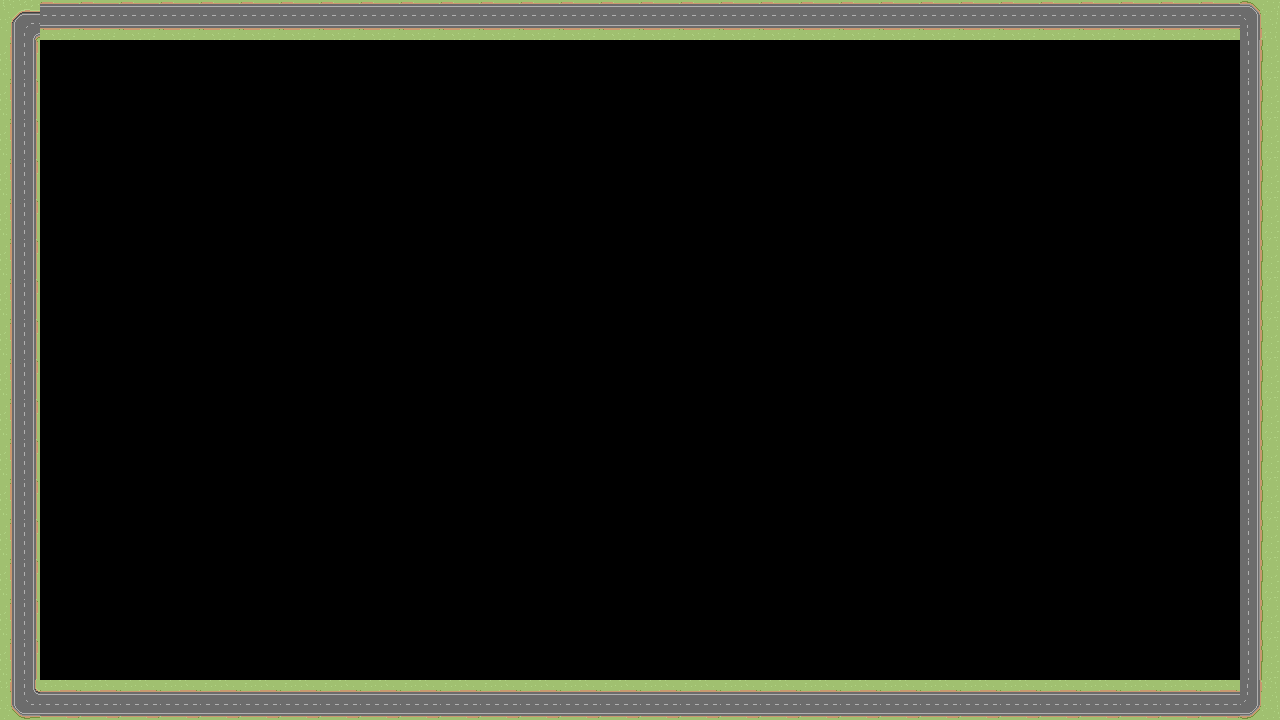

Below is a game level as drawn by its tile map, then a one-line description and the .tmx that defines it (tile-layer data replaced by summaries):
An orthogonal 32x18 tile map with 40x40 px tiles, 1 tile layer (Layer_1).

<map version="1.10" tiledversion="1.10.0" orientation="orthogonal" renderorder="right-down" width="32" height="18" tilewidth="40" tileheight="40" infinite="0" nextlayerid="2" nextobjectid="1">
 <tileset firstgid="1" name="roads2w" tilewidth="40" tileheight="40" tilecount="48" columns="12">
  <image source="roads2W.png" width="512" height="192" />
 </tileset>
 <layer id="1" name="Layer_1" width="32" height="18">
  <data>[576 cells, 96 non-empty, 5 distinct tile ids]</data>
 </layer>
</map>
